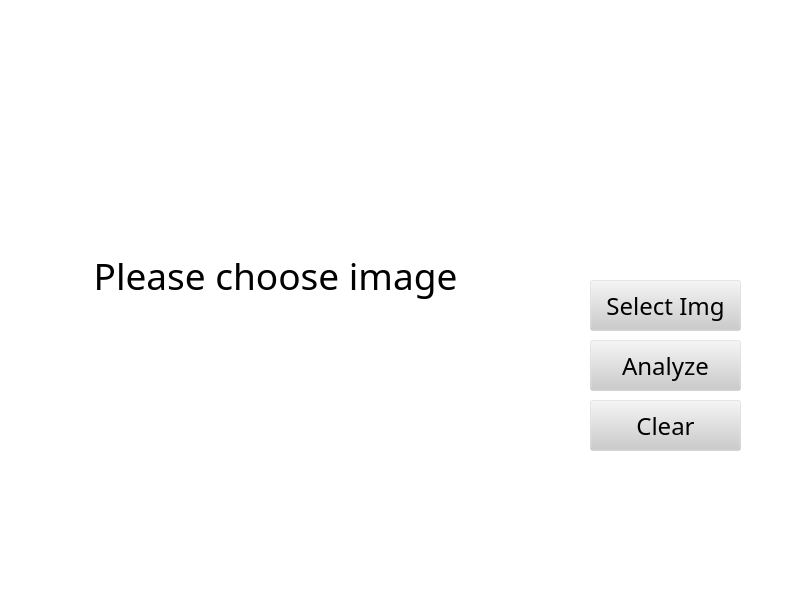
<?xml version="1.0" encoding="UTF-8"?>
<ui version="4.0">
 <class>MainWindow</class>
 <widget class="QMainWindow" name="MainWindow">
  <property name="geometry">
   <rect>
    <x>0</x>
    <y>0</y>
    <width>800</width>
    <height>600</height>
   </rect>
  </property>
  <property name="windowTitle">
   <string>Full Inspiration Prototype</string>
  </property>
  <property name="windowIcon">
   <iconset>
    <normaloff>logo.png</normaloff>logo.png</iconset>
  </property>
  <property name="autoFillBackground">
   <bool>false</bool>
  </property>
  <property name="styleSheet">
   <string notr="true">background-color: rgb(255, 255, 255);</string>
  </property>
  <widget class="QWidget" name="centralwidget">
   <widget class="QPushButton" name="select_button">
    <property name="geometry">
     <rect>
      <x>590</x>
      <y>280</y>
      <width>151</width>
      <height>51</height>
     </rect>
    </property>
    <property name="font">
     <font>
      <family>DB Lim X</family>
      <pointsize>18</pointsize>
      <weight>50</weight>
      <italic>false</italic>
      <bold>false</bold>
     </font>
    </property>
    <property name="styleSheet">
     <string notr="true">color: rgb(0, 0, 0);
background-color: rgba(204, 204, 204, 51);</string>
    </property>
    <property name="text">
     <string>Select Img</string>
    </property>
   </widget>
   <widget class="QPushButton" name="analyze_button">
    <property name="geometry">
     <rect>
      <x>590</x>
      <y>340</y>
      <width>151</width>
      <height>51</height>
     </rect>
    </property>
    <property name="font">
     <font>
      <family>DB Lim X</family>
      <pointsize>18</pointsize>
     </font>
    </property>
    <property name="styleSheet">
     <string notr="true">background-color: rgba(204, 204, 204, 51);
color: rgb(0, 0, 0);</string>
    </property>
    <property name="text">
     <string>Analyze</string>
    </property>
   </widget>
   <widget class="QPushButton" name="clear_button">
    <property name="geometry">
     <rect>
      <x>590</x>
      <y>400</y>
      <width>151</width>
      <height>51</height>
     </rect>
    </property>
    <property name="font">
     <font>
      <family>DB Lim X</family>
      <pointsize>18</pointsize>
     </font>
    </property>
    <property name="styleSheet">
     <string notr="true">background-color: rgba(204, 204, 204, 51);
color: rgb(0, 0, 0);</string>
    </property>
    <property name="text">
     <string>Clear</string>
    </property>
   </widget>
   <widget class="QLabel" name="img">
    <property name="geometry">
     <rect>
      <x>0</x>
      <y>-30</y>
      <width>551</width>
      <height>611</height>
     </rect>
    </property>
    <property name="font">
     <font>
      <family>DB Lim X</family>
      <pointsize>28</pointsize>
     </font>
    </property>
    <property name="styleSheet">
     <string notr="true">color: rgb(0, 0, 0);</string>
    </property>
    <property name="text">
     <string>Please choose image</string>
    </property>
    <property name="alignment">
     <set>Qt::AlignCenter</set>
    </property>
   </widget>
   <widget class="QLabel" name="logo">
    <property name="geometry">
     <rect>
      <x>580</x>
      <y>50</y>
      <width>181</width>
      <height>201</height>
     </rect>
    </property>
    <property name="text">
     <string/>
    </property>
    <property name="pixmap">
     <pixmap>Full_inspiration.png</pixmap>
    </property>
    <property name="scaledContents">
     <bool>true</bool>
    </property>
   </widget>
   <widget class="QLabel" name="iou">
    <property name="geometry">
     <rect>
      <x>560</x>
      <y>470</y>
      <width>221</width>
      <height>41</height>
     </rect>
    </property>
    <property name="font">
     <font>
      <family>DB Lim X</family>
      <pointsize>19</pointsize>
     </font>
    </property>
    <property name="focusPolicy">
     <enum>Qt::NoFocus</enum>
    </property>
    <property name="styleSheet">
     <string notr="true">color: rgb(0, 0, 0);</string>
    </property>
    <property name="text">
     <string/>
    </property>
    <property name="scaledContents">
     <bool>false</bool>
    </property>
    <property name="alignment">
     <set>Qt::AlignCenter</set>
    </property>
   </widget>
  </widget>
  <widget class="QMenuBar" name="menubar">
   <property name="geometry">
    <rect>
     <x>0</x>
     <y>0</y>
     <width>800</width>
     <height>24</height>
    </rect>
   </property>
  </widget>
  <widget class="QStatusBar" name="statusbar"/>
 </widget>
 <resources/>
 <connections/>
</ui>
